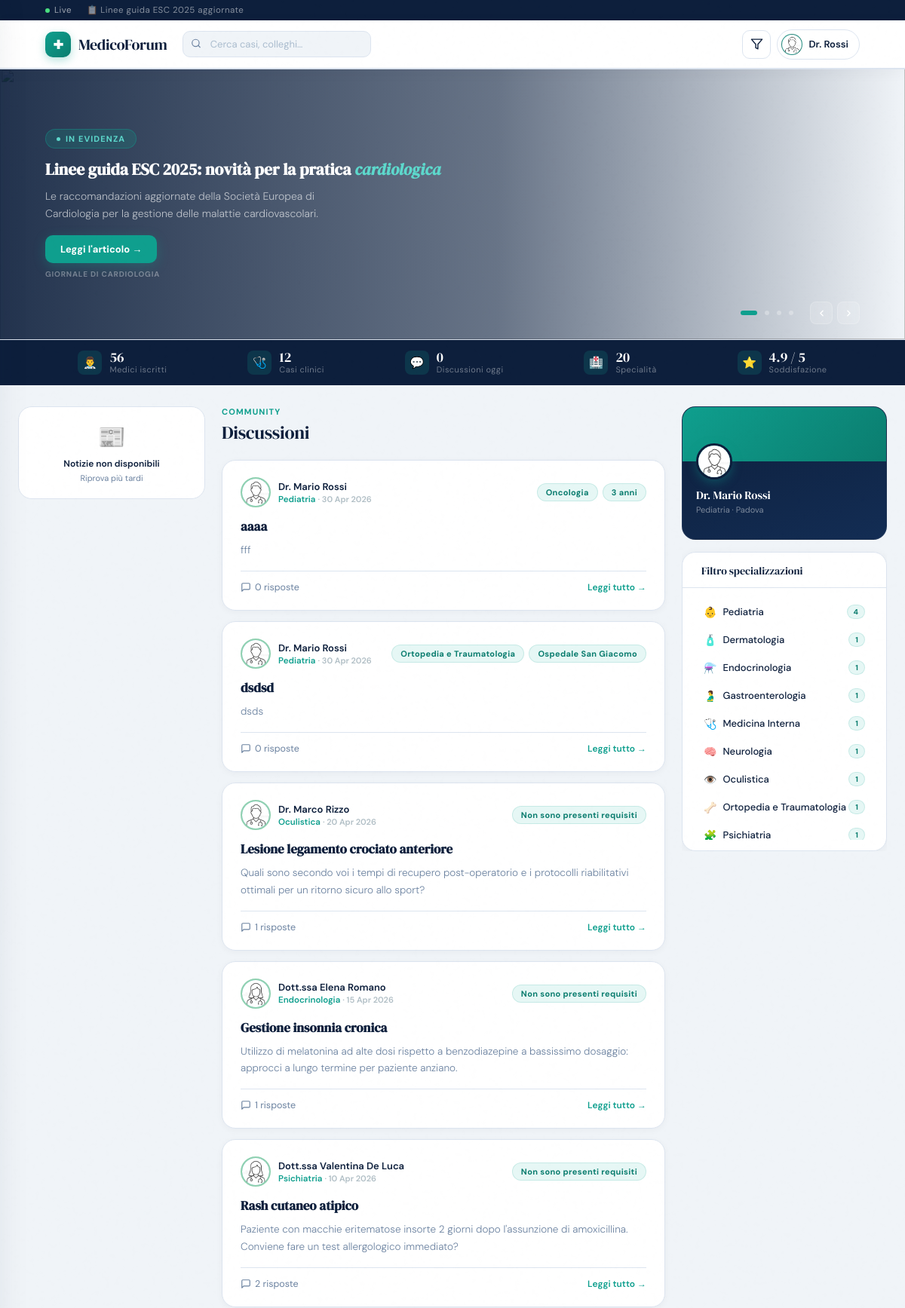
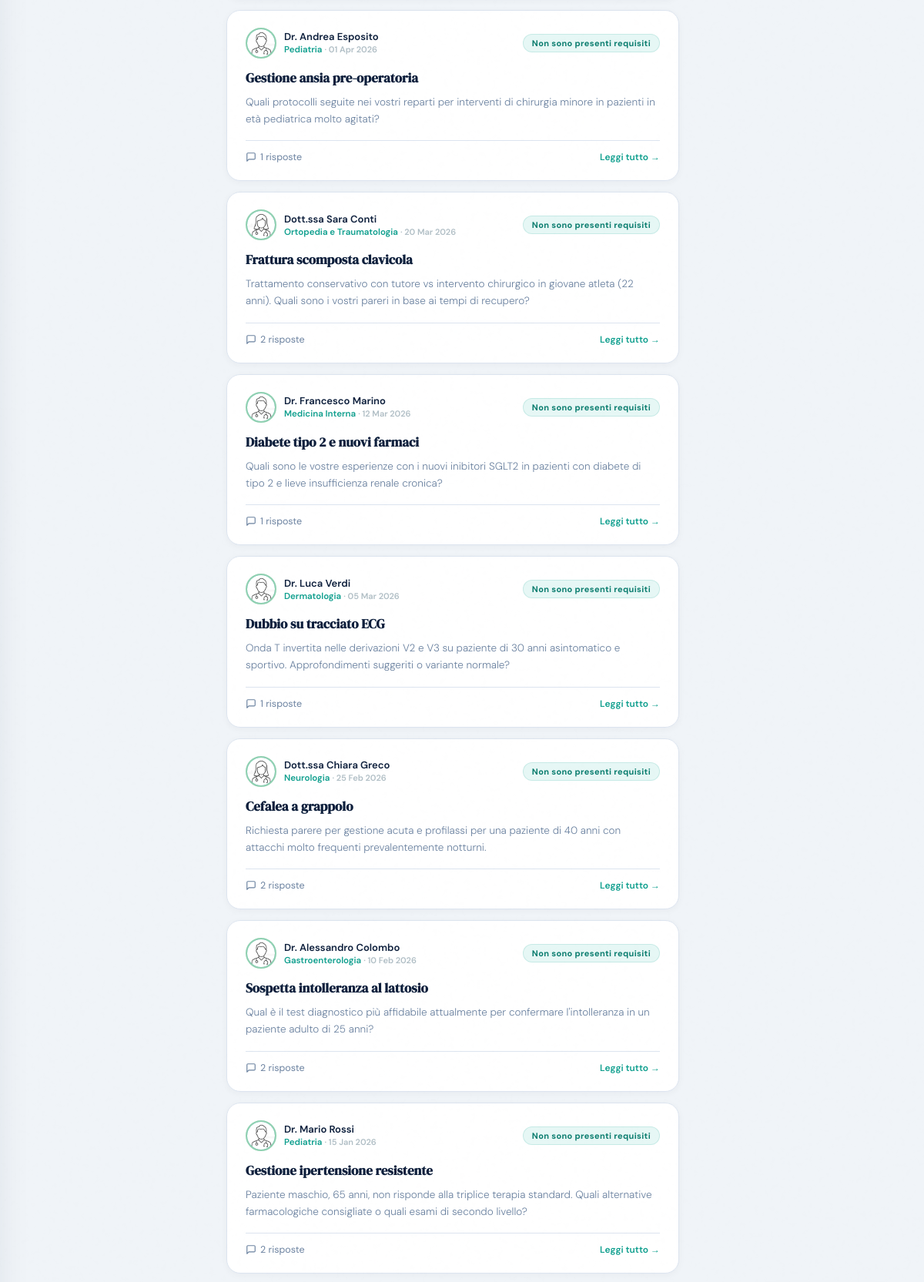
The page /frontend/home.php (signed in, upper part) on the database its author committed (2 pictures, top to bottom).
### tables this page shows
CREATE TABLE `dottori` (
  `id_dottore` int(11) NOT NULL,
  `nome` varchar(30) NOT NULL,
  `cognome` varchar(30) NOT NULL,
  `sesso` varchar(1) NOT NULL,
  `data_nascita` date DEFAULT NULL,
  `data_inizio_lavoro` date DEFAULT NULL,
  `foto_profilo` varchar(500) DEFAULT NULL,
  `specializzazione` int(11) NOT NULL,
  `ospedale` int(11) NOT NULL,
  `biografia` varchar(500) DEFAULT NULL
);

CREATE TABLE `domande` (
  `id_domanda` int(11) NOT NULL,
  `titolo` varchar(50) NOT NULL,
  `corpo` varchar(500) NOT NULL,
  `data_domanda` date DEFAULT NULL,
  `specializzazione_filtro` int(11) DEFAULT NULL,
  `anni_exp_filtro` int(11) DEFAULT NULL,
  `ospedale_filtro` int(11) DEFAULT NULL,
  `dottore` int(11) NOT NULL
);

CREATE TABLE `specializzazioni` (
  `codice` int(11) NOT NULL,
  `nome` varchar(50) NOT NULL,
  `descrizione` varchar(500) DEFAULT NULL
);

CREATE TABLE `ospedali` (
  `id_ospedale` int(11) NOT NULL,
  `nome` varchar(50) NOT NULL,
  `provincia` varchar(50) NOT NULL,
  `citta` varchar(50) NOT NULL,
  `via` varchar(50) NOT NULL,
  `civico` int(11) NOT NULL
);

### frontend/home.php (the view, shortened to what this page needs)
<?php
require_once 'database.php';
try {
  $connessione = new PDO("mysql:host=$host;dbname=$db", $user, $password);
  $connessione->setAttribute(PDO::ATTR_ERRMODE, PDO::ERRMODE_EXCEPTION);
} catch (PDOException $e) {
  die("Errore nella gestione del database $db: " . $e->getMessage());
}
$cerca = trim($_GET['q'] ?? '');
$filtri_spec = [];
$ordina = $_GET['ordina'] ?? 'recenti';
$HERO_IMGS = [
  'https://images.unsplash.com/photo-1579684385127-1ef15d508118?w=1600&q=80',
  'https://images.unsplash.com/photo-1504813184591-01572f98c85f?w=1600&q=80',
  'https://images.unsplash.com/photo-1551076805-e1869033e561?w=1600&q=80',
  'https://images.unsplash.com/photo-1612349317150-e413f6a5b16d?w=1600&q=80',
  'https://images.unsplash.com/photo-1584982751601-97dcc096659c?w=1600&q=80',
  'https://images.unsplash.com/photo-1585435557343-3b092031a831?w=1600&q=80',
];
$SLIDE_TAGS = ['In evidenza', 'Aggiornamento', 'Notizie mediche', 'Ricerca'];
$SLIDE_FALLBACK = [
  ['title' => 'Linee guida ESC 2025: novità per la pratica cardiologica', 'description' => 'Le raccomandazioni aggiornate della Società Europea di Cardiologia per la gestione delle malattie cardiovascolari.', 'url' => 'https://www.giornaledicardiologia.it/archivio/4570/articoli/45733/', 'source' => 'Giornale di Cardiologia'],
  ['title' => 'AIFA: aggiornamento farmaci autorizzati in Italia', 'description' => 'Lista completa dei medicinali con schede tecniche e note AIFA aggiornate al 2025.', 'url' => 'https://www.aifa.gov.it', 'source' => 'AIFA'],
  ['title' => 'Congresso Nazionale ANMCO 2025 — Rimini', 'description' => '15-17 maggio, Rimini. Iscriviti tramite MedicoForum e ottieni crediti ECM.', 'url' => 'https://cardioinfo.it/congresso/anmco/2025/56-congresso-nazionale-anmco-appuntamento-a-rimini-dal-15-al-17-maggio/', 'source' => 'CardioInfo'],
  ['title' => 'FDA approva nuovo inibitore per tumori HER2+', 'description' => 'La comunità oncologica analizza l\'impatto clinico della nuova approvazione regolatoria statunitense.', 'url' => 'https://www.aifa.gov.it/-/fda-approva-un-nuovo-trattamento-per-ridurre-il-rischio-di-recidive-del-cancro-al-seno', 'source' => 'AIFA'],
];
$heroSlides = [];
if (empty($heroSlides)) {
  foreach ($SLIDE_FALLBACK as $i => $f) {
    $f['hero_image'] = $HERO_IMGS[$i % count($HERO_IMGS)];
    $heroSlides[] = $f;
  }
}
$stat_medici = $connessione->query("SELECT COUNT(*) FROM dottori")->fetchColumn();
$stat_casi = $connessione->query("SELECT COUNT(*) FROM domande")->fetchColumn();
$stat_oggi = $connessione->query("SELECT COUNT(*) FROM domande WHERE DATE(data_domanda) = CURDATE()")->fetchColumn();
$stat_specialita = $connessione->query("SELECT COUNT(*) FROM specializzazioni")->fetchColumn();
$sql_spec_count = "
    SELECT s.codice, s.nome,
           COUNT(DISTINCT d.id_domanda) AS nPost
    FROM specializzazioni s
    LEFT JOIN dottori doc ON doc.specializzazione = s.codice
    LEFT JOIN domande d ON d.dottore = doc.id_dottore
    GROUP BY s.codice, s.nome
    ORDER BY nPost DESC, s.nome ASC";
$elenco_spec_con_count = $connessione->query($sql_spec_count)->fetchAll(PDO::FETCH_ASSOC);
$sql = "SELECT dottori.nome AS nome, cognome, sesso, citta, foto_profilo, specializzazioni.nome AS nomeS FROM dottori, ospedali, specializzazioni WHERE ospedale=id_ospedale AND specializzazione=codice AND id_dottore=?";
$profiloStmt = $connessione->prepare($sql);
$profiloStmt->execute(array($_SESSION['utente']));
$profilo = $profiloStmt->rowCount() > 0 ? $profiloStmt->fetch(PDO::FETCH_ASSOC) : null;
$sql = "SELECT id_domanda, titolo, domande.corpo, d.id_dottore, d.nome AS nomeD, cognome, sesso,
               foto_profilo, s.nome AS nomeS, COUNT(id_risposta) AS nRisposte,
               specializzazione_filtro, anni_exp_filtro, ospedale_filtro,
               domande.data_domanda
        FROM domande
        INNER JOIN dottori AS d ON domande.dottore = d.id_dottore
        INNER JOIN specializzazioni AS s ON d.specializzazione = s.codice
        LEFT JOIN risposte ON domande.id_domanda = risposte.domanda";
$order_map = [
  'recenti' => 'domande.data_domanda DESC',
  'meno_recenti' => 'domande.data_domanda ASC',
  'commentati' => 'nRisposte DESC',
  'meno_commentati' => 'nRisposte ASC',
];
$sql .= " GROUP BY id_domanda ORDER BY " . $order_map[$ordina];
$post = $connessione->prepare($sql);
$post->execute();
?>
<!DOCTYPE html>
<html lang="it">
<head>
</head>
<body>
  <div class="topbar">
    <div class="topbar-left">
      <span class="live-badge">
        <span class="live-dot"></span>
        Live
      </span>
      <a href="https://www.giornaledicardiologia.it/archivio/4570/articoli/45733/">📋 Linee guida ESC 2025
        aggiornate</a>
    </div>
  </div>
  <header style="display: flex; flex-wrap: wrap">
    <a href=# class="nav-logo">
      <span class="cross">✚</span>
      MedicoForum
    </a>
    <form method="GET" action="home.php" class="nav-search" id="searchForm">
      <div class="search-icon">
      </div>
      <input type="text" id="searchInput" name="q" placeholder="Cerca casi, colleghi…"
        value="<?= htmlspecialchars($cerca) ?>" autocomplete="off">
    </form>
    <div class="nav-right">
      <?php
      $filtri_drawer_attivi = 0;
      ?>
      <div class="icon-btn <?= $filtri_drawer_attivi > 0 ? 'filter-btn-active' : '' ?>" id="openFilters" title="Filtri">
        <svg viewBox="0 0 24 24">
          <polygon points="22 3 2 3 10 12.46 10 19 14 21 14 12.46 22 3" />
        </svg>
      </div>
      <a href="profilo.php" class="profile-pill">
        <?php
        if ($profilo) {
          echo '<img src="img/' . $profilo["foto_profilo"] . '" class="avatar">';
          echo ($profilo["sesso"] == 'm') ? 'Dr. ' : 'Dott.ssa ';
          echo $profilo["cognome"];
        }
        ?>
      </a>
    </div>
  </header>
  <div class="hero-slider" id="heroSlider">
    <?php foreach ($heroSlides as $i => $slide):
      $words = explode(' ', trim($slide['title']));
      $lastWord = array_pop($words);
      $titleMain = implode(' ', $words);
      $tag = $SLIDE_TAGS[$i % count($SLIDE_TAGS)];
      ?>
      <div class="slide <?= $i === 0 ? 'active' : '' ?>">
        <div class="slide-content">
          <div class="slide-inner">
            <div class="slide-tag"><?= htmlspecialchars($tag) ?></div>
            <h2 class="slide-title">
              <?= htmlspecialchars($titleMain) ?>   <?= $titleMain ? ' ' : '' ?><em><?= htmlspecialchars($lastWord) ?></em>
            </h2>
            <p class="slide-desc"><?= htmlspecialchars(mb_substr($slide['description'], 0, 160)) ?></p>
            <a href="<?= htmlspecialchars($slide['url']) ?>" target="_blank" rel="noopener noreferrer" class="slide-btn">
              Leggi l'articolo →
            </a>
            <div
              style="margin-top:8px;font-size:10px;font-weight:700;text-transform:uppercase;letter-spacing:.08em;color:rgba(255,255,255,.35)">
              <?= htmlspecialchars($slide['source']) ?>
            </div>
          </div>
        </div>
      </div>
    <?php endforeach; ?>
    <div class="slide-controls">
      <div style="display:flex;gap:10px;align-items:center">
        <?php foreach ($heroSlides as $i => $_): ?>
          <div class="slide-dot <?= $i === 0 ? 'active' : '' ?>" data-i="<?= $i ?>"></div>
        <?php endforeach; ?>
      </div>
      <div class="slide-arrows">
        <div class="slide-arrow" id="prevSlide"><svg viewBox="0 0 24 24">
            <polyline points="15 18 9 12 15 6" />
          </svg></div>
        <div class="slide-arrow" id="nextSlide"><svg viewBox="0 0 24 24">
            <polyline points="9 18 15 12 9 6" />
          </svg></div>
      </div>
    </div>
  </div>
  <div class="quick-stats">
    <div class="qstat">
      <div class="qstat-icon">👨‍⚕️</div>
      <div>
        <div class="qstat-num"><?= number_format($stat_medici, 0, ',', '.') ?></div>
        <div class="qstat-label">Medici iscritti</div>
      </div>
    </div>
    <div class="qstat">
      <div class="qstat-icon">🩺</div>
      <div>
        <div class="qstat-num"><?= number_format($stat_casi, 0, ',', '.') ?></div>
        <div class="qstat-label">Casi clinici</div>
      </div>
    </div>
    <div class="qstat">
      <div class="qstat-icon">💬</div>
      <div>
        <div class="qstat-num"><?= $stat_oggi ?></div>
        <div class="qstat-label">Discussioni oggi</div>
      </div>
    </div>
    <div class="qstat">
      <div class="qstat-icon">🏥</div>
      <div>
        <div class="qstat-num"><?= number_format($stat_specialita, 0, ',', '.') ?></div>
        <div class="qstat-label">Specialità</div>
      </div>
    </div>
    <div class="qstat">
      <div class="qstat-icon">⭐</div>
      <div>
        <div class="qstat-num">4.9 / 5</div>
        <div class="qstat-label">Soddisfazione</div>
      </div>
    </div>
  </div>
  <div class="page-wrapper">
    <aside class="sidebar sidebar-right">
      <div id="news-error" style="display:none;padding:20px;text-align:center;
           background:var(--white);border:1.5px solid var(--border);border-radius:18px">
        <div style="font-size:30px;margin-bottom:8px">📰</div>
        <div style="font-size:12px;font-weight:600;color:var(--navy);margin-bottom:4px">Notizie non disponibili</div>
        <div style="font-size:11px;color:var(--muted)">Riprova più tardi</div>
      </div>
    </aside>
    <main>
      <div class="feed-header">
        <div class="feed-title-group">
          <div class="feed-label">Community</div>
          <div class="feed-title">
            <?= $cerca !== '' ? 'Risultati ricerca' : 'Discussioni' ?>
          </div>
        </div>
      </div>
      <?php
      if ($post->rowCount() > 0) {
        while ($postSingolo = $post->fetch(PDO::FETCH_ASSOC)) {
          echo '<article class="question-card">
            <div class="card-top">
              <div class="author-row">
                <a href="profilo.php?id=' . $postSingolo["id_dottore"] . '">
                  <img src="img/' . htmlspecialchars($postSingolo["foto_profilo"]) . '" class="author-avatar a3">
                </a>
                <div>
                  <div class="author-name">
                    <a href="profilo.php?id=' . $postSingolo["id_dottore"] . '" style="text-decoration: none; color: inherit;">';
                    echo ($postSingolo["sesso"] == 'm') ? 'Dr. ' : 'Dott.ssa ';
                    $dataFormattata = $postSingolo["data_domanda"]
                      ? (new DateTime($postSingolo["data_domanda"]))->format('d M Y')
                      : '';
                    echo $postSingolo["nomeD"] . ' ' . $postSingolo["cognome"] . '</div>
                  <div class="author-meta">
                    <span>' . $postSingolo["nomeS"] . '</span>
                    ' . ($dataFormattata ? '<span class="post-date"> · ' . $dataFormattata . '</span>' : '') . '
                  </div>
                </div>
              </div>
              <div class="card-tags">';
          $requisiti = false;
          if (!empty($postSingolo['specializzazione_filtro'])) {
            $sql = "SELECT nome FROM specializzazioni WHERE codice = ?";
            $specializzazione = $connessione->prepare($sql);
            $specializzazione->execute([$postSingolo['specializzazione_filtro']]);
            $specializzazione = $specializzazione->fetch(PDO::FETCH_ASSOC);
            echo '<span class="spec-tag">' . $specializzazione['nome'] . '</span>';
            $requisiti = true;
          }
          if (!empty($postSingolo['anni_exp_filtro'])) {
            echo '<span class="spec-tag">' . $postSingolo['anni_exp_filtro'] . ' anni</span>';
            $requisiti = true;
          }
          if (!empty($postSingolo['ospedale_filtro'])) {
            $sql = "SELECT nome FROM ospedali WHERE id_ospedale = ?";
            $ospedale = $connessione->prepare($sql);
            $ospedale->execute([$postSingolo['ospedale_filtro']]);
            $ospedale = $ospedale->fetch(PDO::FETCH_ASSOC);
            echo '<span class="spec-tag">' . $ospedale['nome'] . '</span>';
            $requisiti = true;
          }
          if (!$requisiti) {
            echo '<span class="spec-tag">Non sono presenti requisiti</span>';
          }
          echo '</div>
            </div>
            <h2 class="question-title">' . htmlspecialchars($postSingolo["titolo"]) . '</h2>
            <p class="question-preview">' . htmlspecialchars($postSingolo["corpo"]) . '</p>
            <div class="card-footer">
              <div class="card-actions">
                <button class="card-action">
                  <svg viewBox="0 0 24 24">
                    <path d="M21 15a2 2 0 0 1-2 2H7l-4 4V5a2 2 0 0 1 2-2h14a2 2 0 0 1 2 2z" />
                  </svg>
                  ' . $postSingolo["nRisposte"] . ' risposte
                </button>
              </div>
              <a href="discussione.php?id=' . $postSingolo["id_domanda"] . '" class="read-more">Leggi tutto →</a>
            </div>
          </article>';
        }
      } else {
        echo '<div class="search-no-results">
          <div class="icon">🔍</div>
          <h3>Nessun risultato trovato</h3>
          <p>Nessuna discussione corrisponde a "<strong>' . htmlspecialchars($cerca) . '</strong>". Prova con un termine diverso.</p>
        </div>';
      }
      ?>
    </main>
    <aside class="sidebar sidebar-left">
      <div class="profile-widget">
        <div class="profile-card">
          <div class="profile-cover"></div>
          <div class="profile-info">
            <?php
            if ($profilo) {
              echo '<img src="img/' . $profilo["foto_profilo"] . '" class="big-avatar">
              <div class="pname">';
              echo ($profilo["sesso"] == 'm') ? 'Dr. ' : 'Dott.ssa ';
              echo $profilo["nome"] . ' ' . $profilo["cognome"] . '</div>
              <div class="pspec">' . $profilo["nomeS"] . ' · ' . $profilo["citta"] . '</div>';
            }
            ?>
          </div>
        </div>
      </div>
      <div class="widget">
        <div class="widget-header">
          <span class="widget-title"><span class="widget-title-icon"></span>Filtro specializzazioni</span>
        </div>
        <div class="widget-body">
          <ul class="spec-list spec-list-scroll">
            <?php foreach ($elenco_spec_con_count as $s):
              $isActive = in_array($s['codice'], $filtri_spec);
              $nuovi_filtri = $filtri_spec;
              if ($isActive) {
                $nuovi_filtri = array_filter($nuovi_filtri, fn($v) => $v != $s['codice']);
              } else {
                $nuovi_filtri[] = $s['codice'];
              }
              $query = [];
              if (!empty($nuovi_filtri))
                foreach ($nuovi_filtri as $f)
                  $query[] = 'spec[]=' . $f;
              $href = 'home.php' . (!empty($query) ? '?' . implode('&', $query) : '');
              ?>
              <li>
                <a href="<?= $href ?>" <?= $isActive ? 'style="background:var(--teal-lt);color:var(--teal2);font-weight:700;"' : '' ?>>
                  <span class="spec-left">
                    <span class="spec-emoji"><?= htmlspecialchars($s['emoji']) ?></span>
                    <?= htmlspecialchars($s['nome']) ?>
                  </span>
                  <span class="count-pill" <?= $isActive ? 'style="background:var(--teal);color:#fff;"' : '' ?>>
                    <?= (int) $s['nPost'] ?>
                  </span>
                </a>
              </li>
            <?php endforeach; ?>
          </ul>
        </div>
      </div>
    </aside>
  </div>
</body>
</html>

### rows shown on the page
dottori: foto_profilo (placeholder picture), cognome "Rossi", nome "Mario", specializzazione.nome "Pediatria", ospedale.citta "Padova"
domande: dottore.foto_profilo (placeholder picture), shows "Dr.", dottore.nome "Mario", dottore.cognome "Rossi", specializzazioni.nome "Pediatria", data_domanda "30 Apr 2026", specializzazione_filtro.nome "Oncologia", anni_exp_filtro "3", titolo "aaaa", corpo "fff", nRisposte "0"
domande: dottore.foto_profilo (placeholder picture), shows "Dr.", dottore.nome "Mario", dottore.cognome "Rossi", specializzazioni.nome "Pediatria", data_domanda "30 Apr 2026", specializzazione_filtro.nome "Ortopedia e Traumatologia", ospedale_filtro.nome "Ospedale San Giacomo", titolo "dsdsd", corpo "dsds", nRisposte "0"
domande: dottore.foto_profilo (placeholder picture), shows "Dr.", dottore.nome "Marco", dottore.cognome "Rizzo", specializzazioni.nome "Oculistica", data_domanda "20 Apr 2026", shows "Non sono presenti requisiti", titolo "Lesione legamento crociato anteriore", corpo "Quali sono secondo voi i tempi di recupero post-operatorio e i protocolli riabilitativi ottimali per un ritorno sicuro allo sport?", nRisposte "1"
domande: dottore.foto_profilo (placeholder picture), shows "Dott.ssa", dottore.nome "Elena", dottore.cognome "Romano", specializzazioni.nome "Endocrinologia", data_domanda "15 Apr 2026", shows "Non sono presenti requisiti", titolo "Gestione insonnia cronica", corpo "Utilizzo di melatonina ad alte dosi rispetto a benzodiazepine a bassissimo dosaggio: approcci a lungo termine per paziente anziano.", nRisposte "1"
domande: dottore.foto_profilo (placeholder picture), shows "Dott.ssa", dottore.nome "Valentina", dottore.cognome "De Luca", specializzazioni.nome "Psichiatria", data_domanda "10 Apr 2026", shows "Non sono presenti requisiti", titolo "Rash cutaneo atipico", corpo "Paziente con macchie eritematose insorte 2 giorni dopo l'assunzione di amoxicillina. Conviene fare un test allergologico immediato?", nRisposte "2"
domande: dottore.foto_profilo (placeholder picture), shows "Dr.", dottore.nome "Andrea", dottore.cognome "Esposito", specializzazioni.nome "Pediatria", data_domanda "01 Apr 2026", shows "Non sono presenti requisiti", titolo "Gestione ansia pre-operatoria", corpo "Quali protocolli seguite nei vostri reparti per interventi di chirurgia minore in pazienti in età pediatrica molto agitati?", nRisposte "1"
domande: dottore.foto_profilo (placeholder picture), shows "Dott.ssa", dottore.nome "Sara", dottore.cognome "Conti", specializzazioni.nome "Ortopedia e Traumatologia", data_domanda "20 Mar 2026", shows "Non sono presenti requisiti", titolo "Frattura scomposta clavicola", corpo "Trattamento conservativo con tutore vs intervento chirurgico in giovane atleta (22 anni). Quali sono i vostri pareri in base ai tempi di recupero?", nRisposte "2"
domande: dottore.foto_profilo (placeholder picture), shows "Dr.", dottore.nome "Francesco", dottore.cognome "Marino", specializzazioni.nome "Medicina Interna", data_domanda "12 Mar 2026", shows "Non sono presenti requisiti", titolo "Diabete tipo 2 e nuovi farmaci", corpo "Quali sono le vostre esperienze con i nuovi inibitori SGLT2 in pazienti con diabete di tipo 2 e lieve insufficienza renale cronica?", nRisposte "1"
domande: dottore.foto_profilo (placeholder picture), shows "Dr.", dottore.nome "Luca", dottore.cognome "Verdi", specializzazioni.nome "Dermatologia", data_domanda "05 Mar 2026", shows "Non sono presenti requisiti", titolo "Dubbio su tracciato ECG", corpo "Onda T invertita nelle derivazioni V2 e V3 su paziente di 30 anni asintomatico e sportivo. Approfondimenti suggeriti o variante normale?", nRisposte "1"
domande: dottore.foto_profilo (placeholder picture), shows "Dott.ssa", dottore.nome "Chiara", dottore.cognome "Greco", specializzazioni.nome "Neurologia", data_domanda "25 Feb 2026", shows "Non sono presenti requisiti", titolo "Cefalea a grappolo", corpo "Richiesta parere per gestione acuta e profilassi per una paziente di 40 anni con attacchi molto frequenti prevalentemente notturni.", nRisposte "2"
domande: dottore.foto_profilo (placeholder picture), shows "Dr.", dottore.nome "Alessandro", dottore.cognome "Colombo", specializzazioni.nome "Gastroenterologia", data_domanda "10 Feb 2026", shows "Non sono presenti requisiti", titolo "Sospetta intolleranza al lattosio", corpo "Qual è il test diagnostico più affidabile attualmente per confermare l'intolleranza in un paziente adulto di 25 anni?", nRisposte "2"
domande: dottore.foto_profilo (placeholder picture), shows "Dr.", dottore.nome "Mario", dottore.cognome "Rossi", specializzazioni.nome "Pediatria", data_domanda "15 Jan 2026", shows "Non sono presenti requisiti", titolo "Gestione ipertensione resistente", corpo "Paziente maschio, 65 anni, non risponde alla triplice terapia standard. Quali alternative farmacologiche consigliate o quali esami di secondo livello?", nRisposte "2"
specializzazioni: emoji "👶", nome "Pediatria", nPost "4"
specializzazioni: emoji "🫃", nome "Gastroenterologia", nPost "1"
specializzazioni: emoji "🧠", nome "Neurologia", nPost "1"
specializzazioni: emoji "🦴", nome "Ortopedia e Traumatologia", nPost "1"
specializzazioni: emoji "🧩", nome "Psichiatria", nPost "1"

### other values the page prints
$tag "IN EVIDENZA"
$titleMain "Linee guida ESC 2025: novità per la pratica"
$lastWord "cardiologica"
mb_substr($slide['description'], 0, 160) "Le raccomandazioni aggiornate della Società Europea di Cardiologia per la gestione delle malattie cardiovascolari."
$slide['source'] "GIORNALE DI CARDIOLOGIA"
$stat_medici "56"
$stat_casi "12"
$stat_oggi "0"
$stat_specialita "20"
$s['emoji'] "🧴"
$s['nome'] "Dermatologia"
$s['nPost'] "1"
$s['emoji'] "⚗️"
$s['nome'] "Endocrinologia"
$s['emoji'] "🩺"
